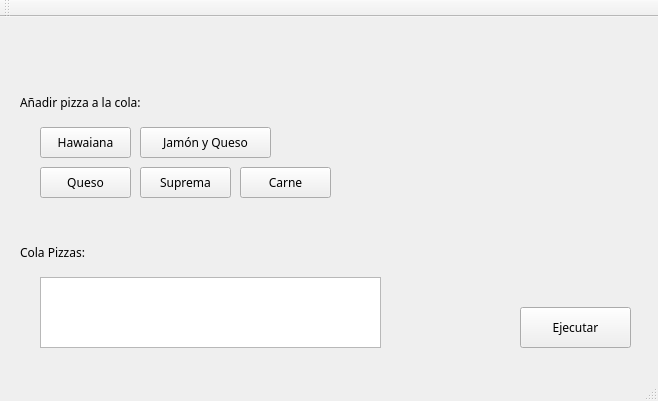
<?xml version="1.0" encoding="UTF-8"?>
<ui version="4.0">
 <class>MainWindow</class>
 <widget class="QMainWindow" name="MainWindow">
  <property name="geometry">
   <rect>
    <x>0</x>
    <y>0</y>
    <width>658</width>
    <height>401</height>
   </rect>
  </property>
  <property name="windowTitle">
   <string>Tarea Corta 1</string>
  </property>
  <widget class="QWidget" name="centralWidget">
   <widget class="QPushButton" name="pushButton_2">
    <property name="geometry">
     <rect>
      <x>140</x>
      <y>110</y>
      <width>131</width>
      <height>31</height>
     </rect>
    </property>
    <property name="font">
     <font>
      <family>Muli</family>
     </font>
    </property>
    <property name="text">
     <string>Jamón y Queso</string>
    </property>
   </widget>
   <widget class="QPushButton" name="pushButton_5">
    <property name="geometry">
     <rect>
      <x>140</x>
      <y>150</y>
      <width>91</width>
      <height>31</height>
     </rect>
    </property>
    <property name="font">
     <font>
      <family>Muli</family>
     </font>
    </property>
    <property name="text">
     <string>Suprema</string>
    </property>
   </widget>
   <widget class="QLabel" name="label">
    <property name="geometry">
     <rect>
      <x>20</x>
      <y>70</y>
      <width>171</width>
      <height>31</height>
     </rect>
    </property>
    <property name="font">
     <font>
      <family>Muli</family>
      <weight>50</weight>
      <bold>false</bold>
     </font>
    </property>
    <property name="text">
     <string>Añadir pizza a la cola:</string>
    </property>
   </widget>
   <widget class="QPushButton" name="pushButton_4">
    <property name="geometry">
     <rect>
      <x>40</x>
      <y>150</y>
      <width>91</width>
      <height>31</height>
     </rect>
    </property>
    <property name="font">
     <font>
      <family>Muli</family>
     </font>
    </property>
    <property name="text">
     <string>Queso</string>
    </property>
   </widget>
   <widget class="QPushButton" name="pushButton">
    <property name="geometry">
     <rect>
      <x>40</x>
      <y>110</y>
      <width>91</width>
      <height>31</height>
     </rect>
    </property>
    <property name="font">
     <font>
      <family>Muli</family>
     </font>
    </property>
    <property name="text">
     <string>Hawaiana</string>
    </property>
   </widget>
   <widget class="QTextEdit" name="textEdit">
    <property name="geometry">
     <rect>
      <x>40</x>
      <y>260</y>
      <width>341</width>
      <height>71</height>
     </rect>
    </property>
   </widget>
   <widget class="QPushButton" name="pushButton_3">
    <property name="geometry">
     <rect>
      <x>240</x>
      <y>150</y>
      <width>91</width>
      <height>31</height>
     </rect>
    </property>
    <property name="font">
     <font>
      <family>Muli</family>
     </font>
    </property>
    <property name="text">
     <string>Carne</string>
    </property>
   </widget>
   <widget class="QLabel" name="label_2">
    <property name="geometry">
     <rect>
      <x>20</x>
      <y>220</y>
      <width>121</width>
      <height>31</height>
     </rect>
    </property>
    <property name="font">
     <font>
      <family>Muli</family>
     </font>
    </property>
    <property name="text">
     <string>Cola Pizzas:</string>
    </property>
   </widget>
   <widget class="QPushButton" name="pushButton_6">
    <property name="geometry">
     <rect>
      <x>520</x>
      <y>290</y>
      <width>111</width>
      <height>41</height>
     </rect>
    </property>
    <property name="font">
     <font>
      <family>Muli</family>
     </font>
    </property>
    <property name="text">
     <string>Ejecutar</string>
    </property>
   </widget>
  </widget>
  <widget class="QMenuBar" name="menuBar">
   <property name="geometry">
    <rect>
     <x>0</x>
     <y>0</y>
     <width>658</width>
     <height>22</height>
    </rect>
   </property>
  </widget>
  <widget class="QToolBar" name="mainToolBar">
   <attribute name="toolBarArea">
    <enum>TopToolBarArea</enum>
   </attribute>
   <attribute name="toolBarBreak">
    <bool>false</bool>
   </attribute>
  </widget>
  <widget class="QStatusBar" name="statusBar"/>
 </widget>
 <layoutdefault spacing="6" margin="11"/>
 <resources/>
 <connections/>
</ui>
